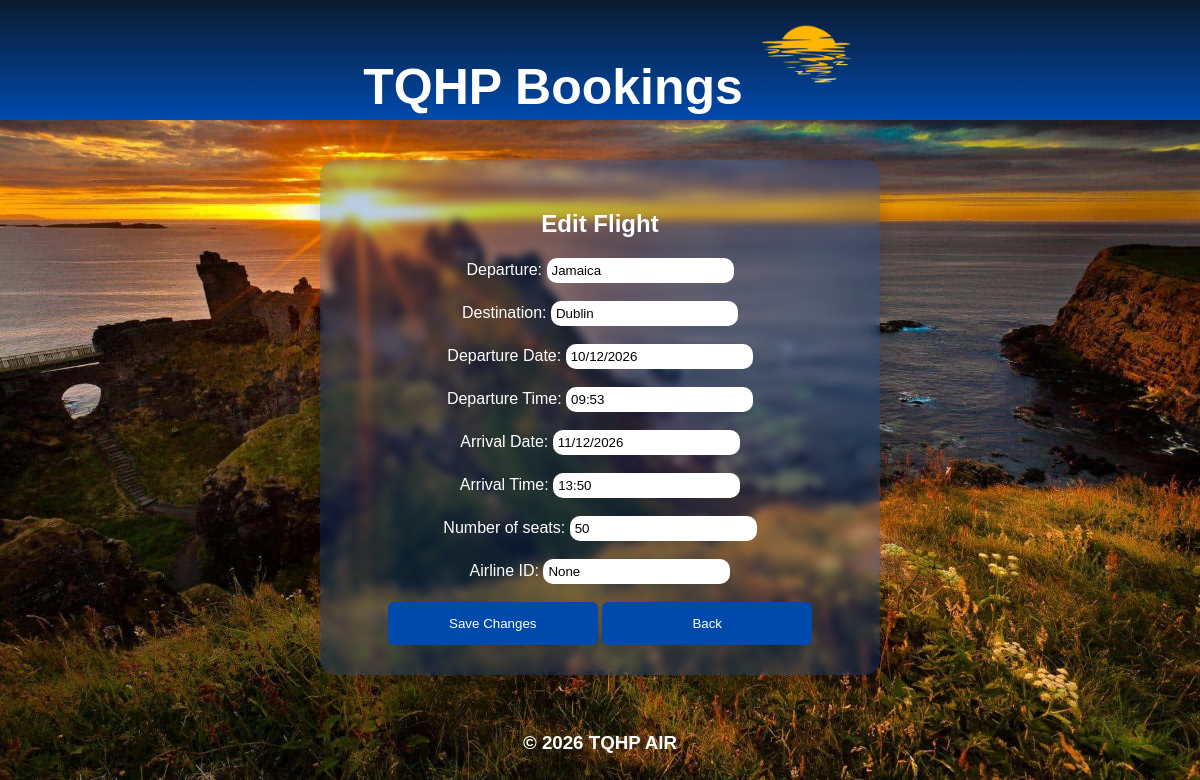
The page /editFlight/5 on the database as committed earlier.
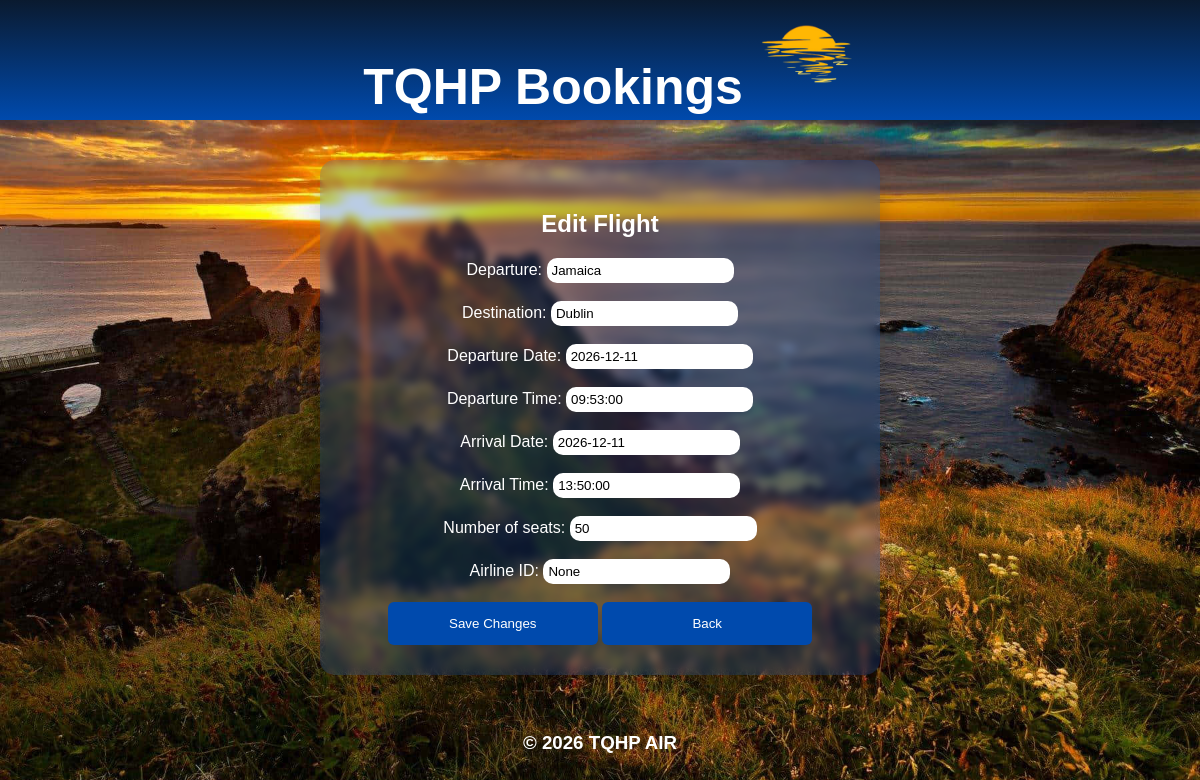
The same page on the database as committed later.
### tables this page shows
CREATE TABLE Flight (
    flightNumber INTEGER PRIMARY KEY AUTOINCREMENT,
    departure TEXT NOT NULL,
    destination TEXT NOT NULL,
    departureDate TEXT NOT NULL,
    departureTime TEXT NOT NULL,
    arrivalDate TEXT NOT NULL,
    arrivalTime TEXT NOT NULL,
    numberSeats INTEGER NOT NULL,
    airlineID INTEGER,
    FOREIGN KEY (airlineID) REFERENCES Airline(airlineID)
);

### app.py (the view, shortened to what this page needs)
@app.route("/editFlight/<int:flightID>", methods=["GET", "POST"])
def editFlight(flightID):
    conn = getDbConnection()
    f = conn.execute("SELECT * FROM Flight WHERE flightNumber =?", (flightID,)).fetchone()
    flight = conn.execute("SELECT * FROM Flight WHERE flightNumber =?", (flightID,)).fetchone()
    conn.close()
    return render_template("editFlight.html", flight=flight)

### app.py (called while the page is built)
def getDbConnection():
    conn = sqlite3.connect("AirPlaneSystem.db")
    conn.row_factory = sqlite3.Row
    return conn

### templates/editFlight.html (shortened to what this page needs)
<!DOCTYPE html>
<html lang="en">
<head>
    <link rel="stylesheet" href="{{ url_for('static', filename='airplane.css') }}">
</head>
<body>
        <div class = "topBar">
        <h1>
             TQHP Bookings
            <img id="logo" src="{{ url_for('static', filename='Images/sunset logo.png') }}">
        </h1>
    </div>
    <div class = "main">
    <div class = "entry">
    <form method="POST">
        <h2>Edit Flight</h2>
        Departure:
        <input type="text" name="Departure" value="{{ flight['departure'] }}" required><br><br>
        Destination:
        <input type="text" name="Destination" value="{{ flight['destination'] }}" required><br><br>
        Departure Date:
        <input type="text" name="Departure Date" value="{{ flight['departureDate'] }}" required><br><br>
        Departure Time:
        <input type="text" name="Departure Time" value="{{ flight['departureTime'] }}" required><br><br>
        Arrival Date:
        <input type="text" name="Arrival Date" value="{{ flight['arrivalDate'] }}" required><br><br>
        Arrival Time:
        <input type="text" name="Arrival Time" value="{{ flight['arrivalTime'] }}" required><br><br>
        Number of seats:
        <input type="text" name="Number of seats" value="{{ flight['numberSeats'] }}" required><br><br>
        Airline ID:
        <input type="text" name="Airline ID" value="{{ flight['airlineID'] }}" required><br><br>
        <button class = "button" type="submit">Save Changes</button>
        <button class = "backButton" type ="button" onclick="location.href='/'">Back</button>
    </form>
    </div>
    </div>
    <div class = "bottomBar">
        <h3>© 2026 TQHP AIR</h3>
    </div>
</body>
</html>

Rows that differ between the two databases and show on the page:
changed Flight "Jamaica": departureDate "10/12/2026" → "2026-12-11"; departureTime "09:53" → "09:53:00"; arrivalDate "11/12/2026" → "2026-12-11"; arrivalTime "13:50" → "13:50:00"; airlineID (not shown) → "None"
Other text that changed with them:
form field airlineID: "None" → (not shown)
